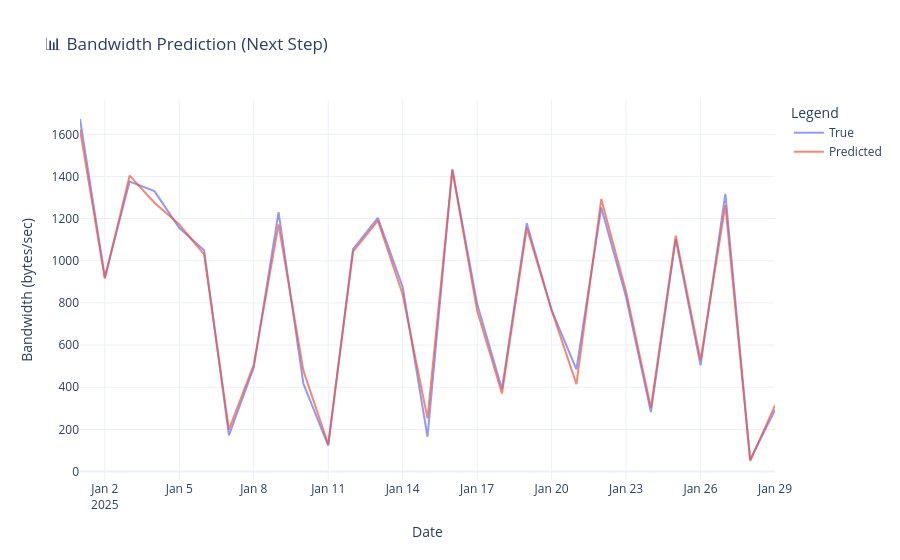

The code cell stored with this chart in its notebook:
### Code cell
# ----------------------------
# Evaluation
# ----------------------------
model.eval()
with torch.no_grad(): # turn off gradient tracking for evaluation to save memory and computation time
    y_pred = model(X_tensor.to(device)).cpu().numpy() # predict the target values using the model
    y_true = y_tensor.cpu().numpy() # get the true target values from the tensor

import plotly.graph_objects as go

fig = go.Figure()
fig.add_trace(go.Scatter(x=df["timestamp"][:200], y=y_true[:200].flatten(), mode='lines', name='True', opacity=0.7))
fig.add_trace(go.Scatter(x=df["timestamp"][:200], y=y_pred[:200].flatten(), mode='lines', name='Predicted', opacity=0.7))

fig.update_layout(
    title="📊 Bandwidth Prediction (Next Step)",
    xaxis_title="Date",
    yaxis_title="Bandwidth (bytes/sec)",
    legend_title="Legend",
    template="plotly_white"
)

fig.show()

### Figure 1 — Plotly figure (JSON) as saved in the notebook; plotly's stock layout.template omitted (floating-point values rounded to 4 significant figures)
{"data": [{"mode": "lines", "name": "True", "opacity": 0.7, "type": "scatter", "x": ["2025-01-01T00:00:00", "2025-01-02T00:00:00", "2025-01-03T00:00:00", "2025-01-04T00:00:00", "2025-01-05T00:00:00", "2025-01-06T00:00:00", "2025-01-07T00:00:00", "2025-01-08T00:00:00", "2025-01-09T00:00:00", "2025-01-10T00:00:00", "2025-01-11T00:00:00", "2025-01-12T00:00:00", "2025-01-13T00:00:00", "2025-01-14T00:00:00", "2025-01-15T00:00:00", "2025-01-16T00:00:00", "2025-01-17T00:00:00", "2025-01-18T00:00:00", "2025-01-19T00:00:00", "2025-01-20T00:00:00", "2025-01-21T00:00:00", "2025-01-22T00:00:00", "2025-01-23T00:00:00", "2025-01-24T00:00:00", "2025-01-25T00:00:00", "2025-01-26T00:00:00", "2025-01-27T00:00:00", "2025-01-28T00:00:00", "2025-01-29T00:00:00"], "y": [1673.0, 923.1, 1376.0, 1331.0, 1155.0, 1050.0, 171.8, 493.0, 1231.0, 417.1, 123.3, 1055.0, 1203.0, 875.0, 165.1, 1434.0, 795.6, 391.2, 1178.0, 765.3, 484.7, 1253.0, 828.5, 282.1, 1103.0, 504.1, 1317.0, 56.98, 292.1]}, {"mode": "lines", "name": "Predicted", "opacity": 0.7, "type": "scatter", "x": ["2025-01-01T00:00:00", "2025-01-02T00:00:00", "2025-01-03T00:00:00", "2025-01-04T00:00:00", "2025-01-05T00:00:00", "2025-01-06T00:00:00", "2025-01-07T00:00:00", "2025-01-08T00:00:00", "2025-01-09T00:00:00", "2025-01-10T00:00:00", "2025-01-11T00:00:00", "2025-01-12T00:00:00", "2025-01-13T00:00:00", "2025-01-14T00:00:00", "2025-01-15T00:00:00", "2025-01-16T00:00:00", "2025-01-17T00:00:00", "2025-01-18T00:00:00", "2025-01-19T00:00:00", "2025-01-20T00:00:00", "2025-01-21T00:00:00", "2025-01-22T00:00:00", "2025-01-23T00:00:00", "2025-01-24T00:00:00", "2025-01-25T00:00:00", "2025-01-26T00:00:00", "2025-01-27T00:00:00", "2025-01-28T00:00:00", "2025-01-29T00:00:00"], "y": [1623.0, 914.8, 1404.0, 1275.0, 1172.0, 1030.0, 199.1, 507.4, 1173.0, 478.6, 129.5, 1043.0, 1191.0, 839.9, 252.1, 1431.0, 762.5, 370.2, 1156.0, 765.0, 414.8, 1293.0, 853.6, 302.3, 1119.0, 529.4, 1264.0, 49.99, 314.3]}], "layout": {"legend": {"title": {"text": "Legend"}}, "title": {"text": "📊 Bandwidth Prediction (Next Step)"}, "xaxis": {"title": {"text": "Date"}}, "yaxis": {"title": {"text": "Bandwidth (bytes/sec)"}}}}
